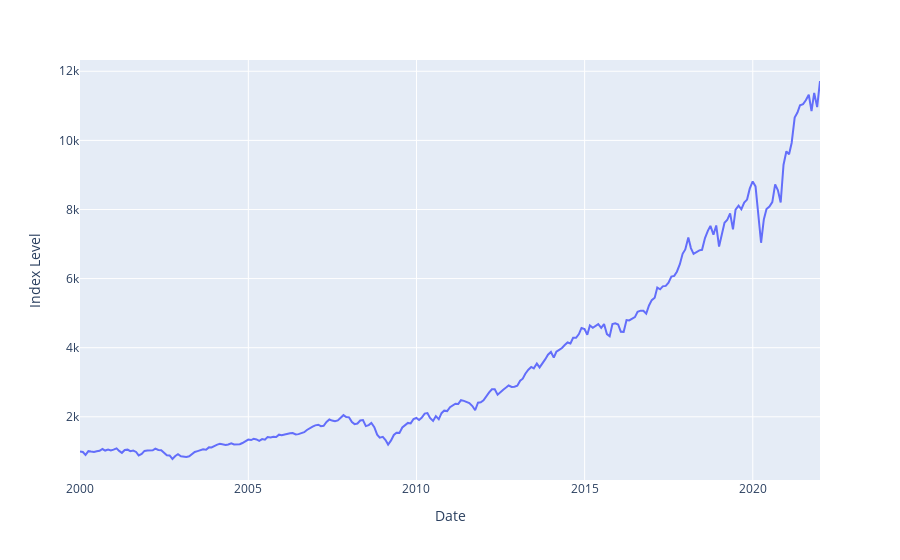

Notebook code cell kept with this figure:
### Code cell
index_df.set_index(["Date"])
plot = index_df.plot(x = "Date", y = "Index Level")

# We need to find (and annotate the min and max)

# Min
min_y = min(index_df["Index Level"])
min_x = index_df[index_df["Index Level"] == min_y]["Date"]

plot.show()

### Figure 1 — Plotly figure (JSON) as saved in the notebook; plotly's stock layout.template omitted (floating-point values rounded to 4 significant figures; data arrays with more than 128 entries replaced by an {"elided": "..."} marker saying what was removed)
{"data": [{"hovertemplate": "Date=%{x}<br>Index Level=%{y}<extra></extra>", "legendgroup": "", "line": {"color": "#636efa", "dash": "solid"}, "marker": {"symbol": "circle"}, "mode": "lines", "name": "", "orientation": "v", "showlegend": false, "type": "scatter", "x": {"elided": "265 str values"}, "xaxis": "x", "y": {"elided": "265 float values"}, "yaxis": "y"}], "layout": {"autosize": true, "legend": {"tracegroupgap": 0}, "margin": {"t": 60}, "xaxis": {"anchor": "y", "autorange": true, "domain": [0, 1], "range": ["1999-12-31", "2021-12-31"], "title": {"text": "Date"}, "type": "date"}, "yaxis": {"anchor": "x", "autorange": true, "domain": [0, 1], "range": [171.2, 12330.0], "title": {"text": "Index Level"}, "type": "linear"}}}
